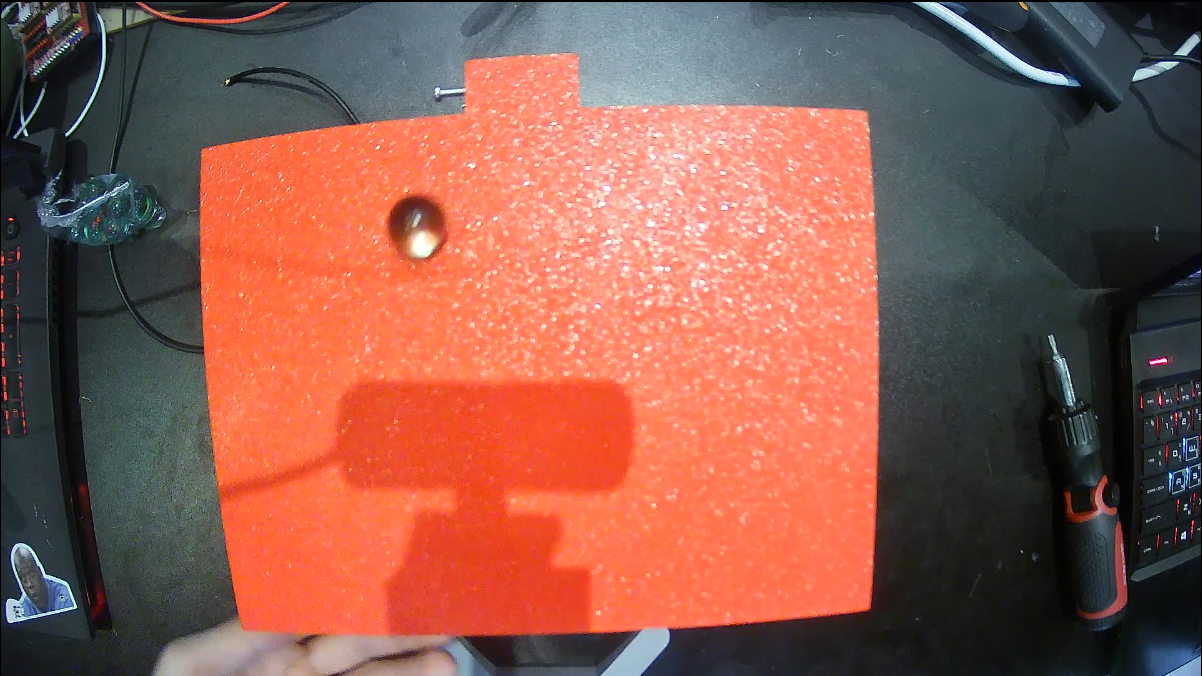
#> input picture TestData/Ball1.png, 1202 x 676 px
$ jupyter execute withPTDevelopment.ipynb
#> lines starting #> are read from the running program, lines starting #| are printed output that depends on the picture; after the words box and inside, x2 and y2 are one past the last pixel; in counts of white or black regions, pixels touching at a corner belong together
a

[cell 1]
import os
import cv2
import numpy as np
import matplotlib.pyplot as plt

[cell 2]
data_name = "Ball1.png"
data_folder = os.path.join(os.getcwd(), "TestData")
bgr = cv2.imread(os.path.join(data_folder, data_name))
#> bgr is the input picture: shape (676, 1202, 3); mean B, G, R 79.1, 90.9, 140.4
original_bgr = bgr.copy()
hsv = cv2.cvtColor(bgr, cv2.COLOR_BGR2HSV)
#> hsv: shape (676, 1202, 3); mean H, S, V 53, 105.4, 148.9
print(data_folder)
plt.imshow(hsv)

[cell 3]
lower_red1 = np.array([0, 120, 70])
upper_red1 = np.array([10, 255, 255])
lower_red2 = np.array([170, 120, 70])
upper_red2 = np.array([180, 255, 255])

mask1 = cv2.inRange(hsv, lower_red1, upper_red1)
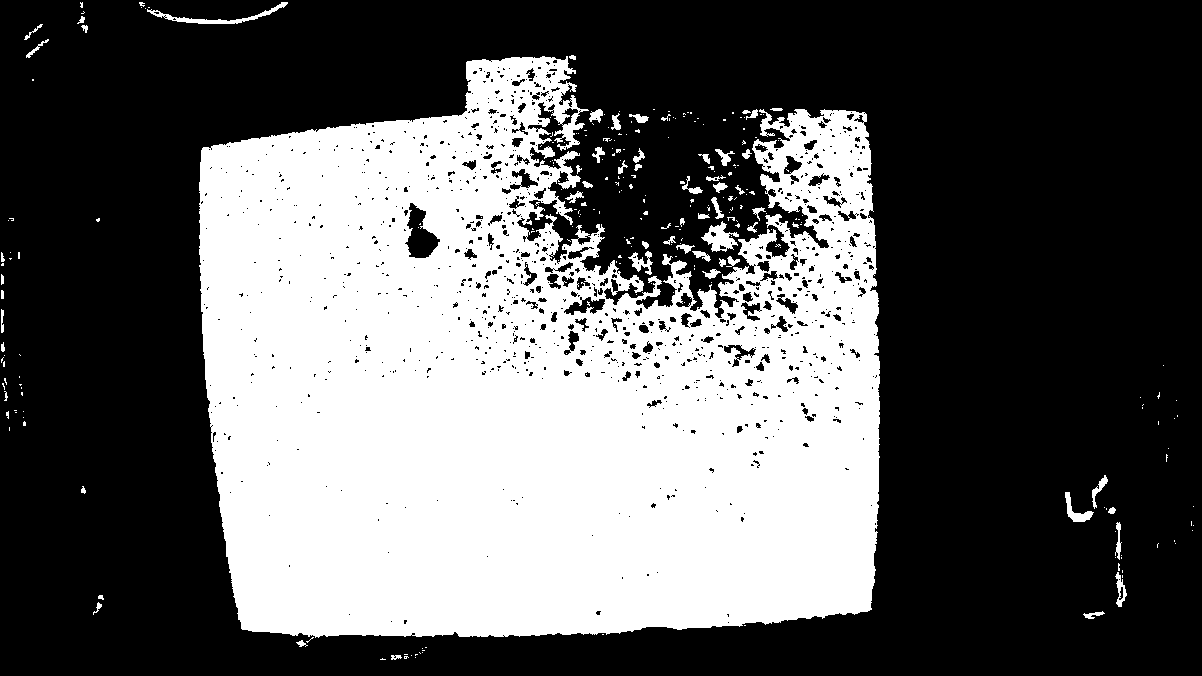
#> mask1: shape (676, 1202); 37.3% white; 280 white regions (219 under 20 px), largest, box (x1, y1, x2, y2) and area: (199, 56, 880, 638) 297548, (147, 2, 288, 24) 579, (701, 221, 739, 252) 566
mask2 = cv2.inRange(hsv, lower_red2, upper_red2)
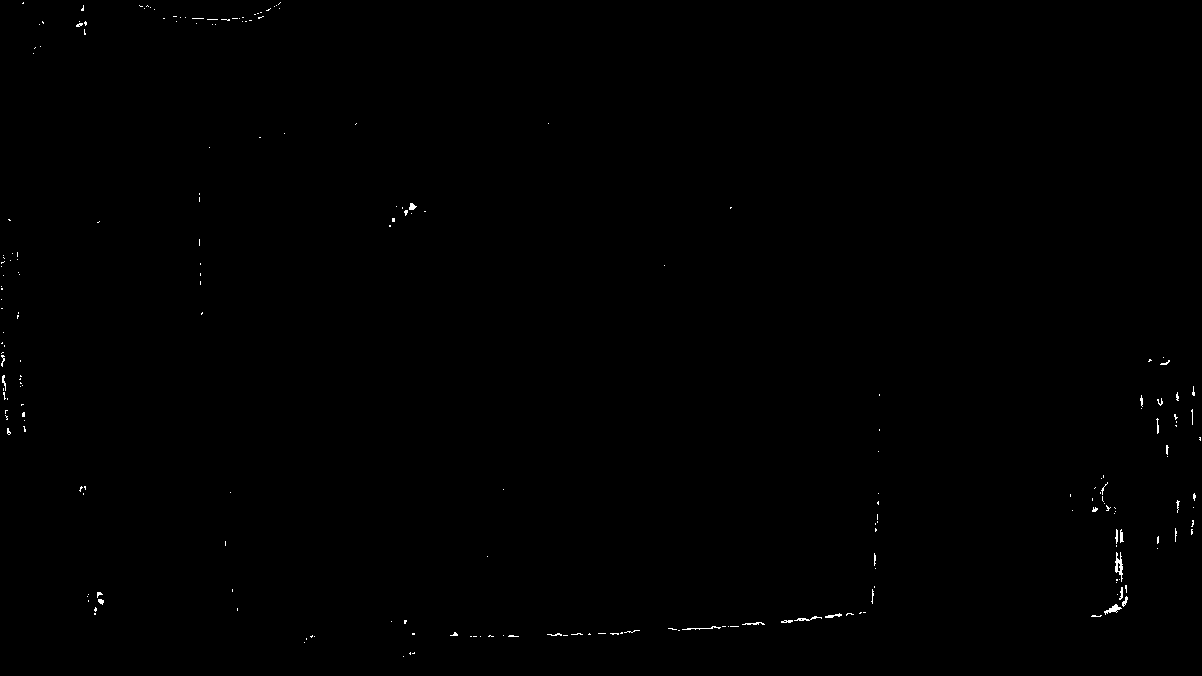
#> mask2: shape (676, 1202); 0.22% white in thin lines or dots
mask = mask1 | mask2
#> mask: shape (676, 1202); 37.6% white; 275 white regions (204 under 20 px), largest, box (x1, y1, x2, y2) and area: (199, 56, 880, 643) 298174, (1083, 522, 1128, 619) 773, (147, 2, 288, 25) 667

# --- Morphological operations to reduce noise ---
kernel = np.ones((5, 5), np.uint8)
mask = cv2.morphologyEx(mask, cv2.MORPH_OPEN, kernel)
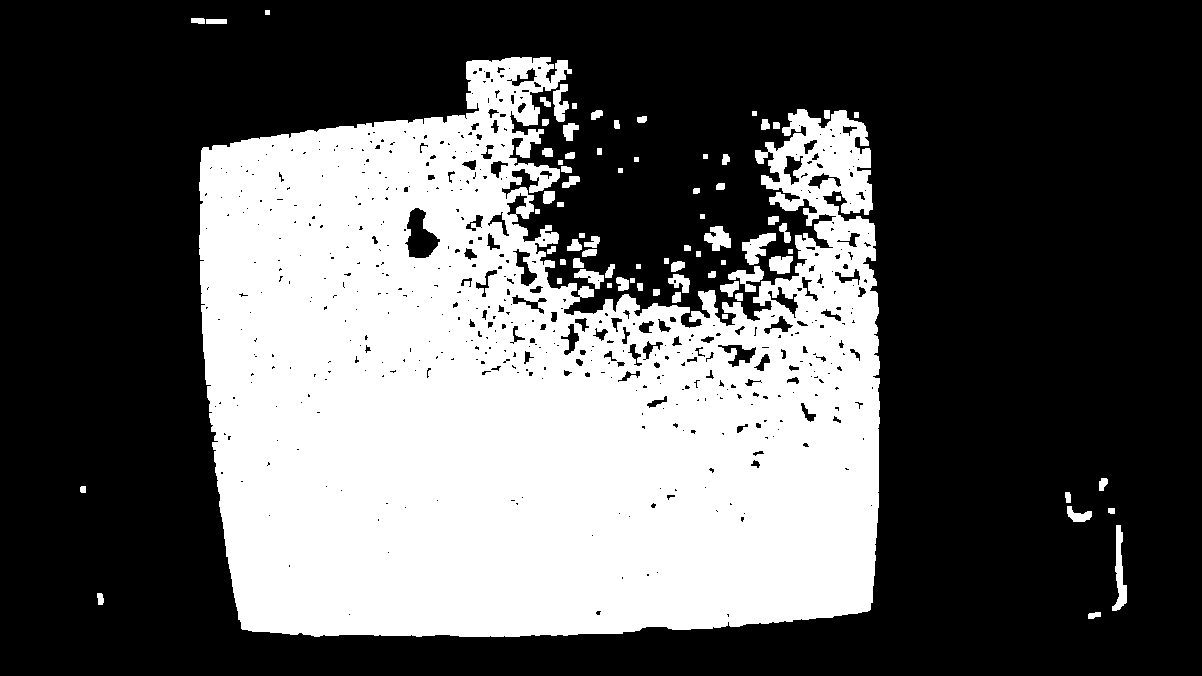
#> mask: shape (676, 1202); 36% white; 76 white regions, largest, box (x1, y1, x2, y2) and area: (199, 57, 880, 637) 285299, (1112, 525, 1127, 611) 607, (742, 233, 776, 265) 561
mask = cv2.morphologyEx(mask, cv2.MORPH_CLOSE, kernel)
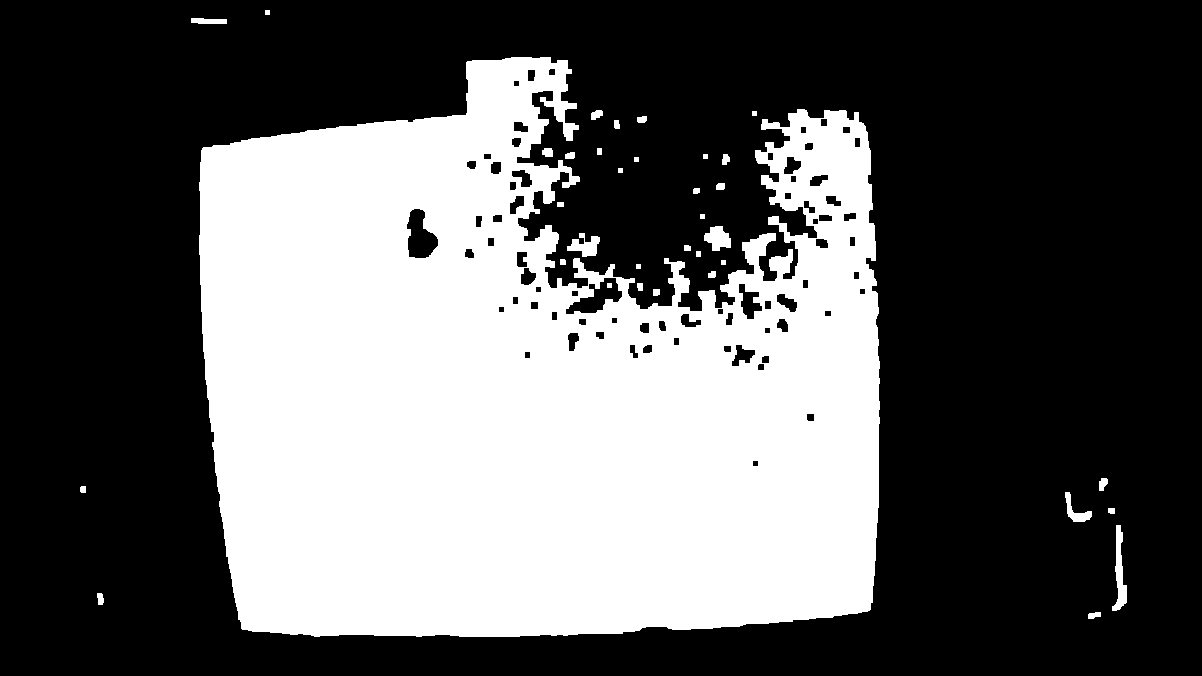
#> mask: shape (676, 1202); 37.1% white; 36 white regions

# --- Find contours in the mask ---
contours, _ = cv2.findContours(mask, cv2.RETR_EXTERNAL, cv2.CHAIN_APPROX_SIMPLE)
#> contours = 35 contours, 8 with area under 20; largest, box (x1, y1, x2, y2) and area: (199, 57, 880, 637) 302959, (1112, 525, 1127, 611) 518, (704, 226, 731, 251) 407, (567, 233, 600, 257) 366, (1065, 492, 1092, 522) 253
if len(contours) == 0:
    print("No red object detected.")
else:
    print(f"{len(contours)} contours detected")
#| 35 contours detected

[cell 4]
contours = sorted(contours, key=cv2.contourArea, reverse=True)
c = contours[0]
#> c = contour of 1129 points, box (x1, y1, x2, y2) (199, 57, 880, 637), area 302959
epsilon = 0.05 * cv2.arcLength(c, True)  # Tweak the factor 0.02 for more/less precision
#> epsilon = 227.5
approx = cv2.approxPolyDP(c, epsilon, True)
#> approx = [[202, 148], [242, 629], [870, 609], [858, 112]]
if len(approx) != 4:
    print(f"Warning: Expected 4 corners, but got {len(approx)}. "
          "You may need to adjust the approximation threshold.")

[cell 5]
import cv2
import numpy as np
import matplotlib.pyplot as plt

# --- Perspective Transformation Code ---

# Assume 'approx' and 'original_bgr' are defined from previous detection steps.
pts = approx.reshape(-1, 2)
#> pts = [[202, 148], [242, 629], [870, 609], [858, 112]]

def order_points(pts):
    # pts: array of shape (4, 2)
    # Returns: array of shape (4, 2) in the order:
    #          top-left, top-right, bottom-right, bottom-left
    rect = np.zeros((4, 2), dtype="float32")
    s = pts.sum(axis=1)
#> s = [350, 871, 1479, 970]
    diff = np.diff(pts, axis=1)
#> diff = [-54, 387, -261, -746]

    rect[0] = pts[np.argmin(s)]    # top-left
    rect[2] = pts[np.argmax(s)]     # bottom-right
    rect[1] = pts[np.argmin(diff)]  # top-right
    rect[3] = pts[np.argmax(diff)]  # bottom-left
    return rect

ordered_pts = order_points(pts)
#> ordered_pts = [[202, 148], [858, 112], [870, 609], [242, 629]]

# Define desired output dimensions for the warped image
W = 187
H = 141
dst_pts = np.array([
    [0,     0],
    [W - 1, 0],
    [W - 1, H - 1],
    [0,     H - 1]
], dtype="float32")

# Compute the perspective transform matrix and apply it
M = cv2.getPerspectiveTransform(ordered_pts, dst_pts)
#> M = [[0.29, -0.0241, -54.93], [0.0151, 0.276, -43.87], [4.24e-05, -9.29e-05, 1]]
warped = cv2.warpPerspective(original_bgr, M, (W, H))
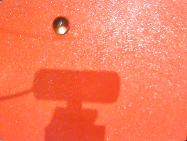
#> warped: shape (141, 187, 3); mean B, G, R 89.2, 122.3, 250.6

# Mark detected corners on the original image
for pt in pts:
    cv2.circle(original_bgr, tuple(pt), 10, (0, 255, 0), -1)
#> this loop made 4 passes
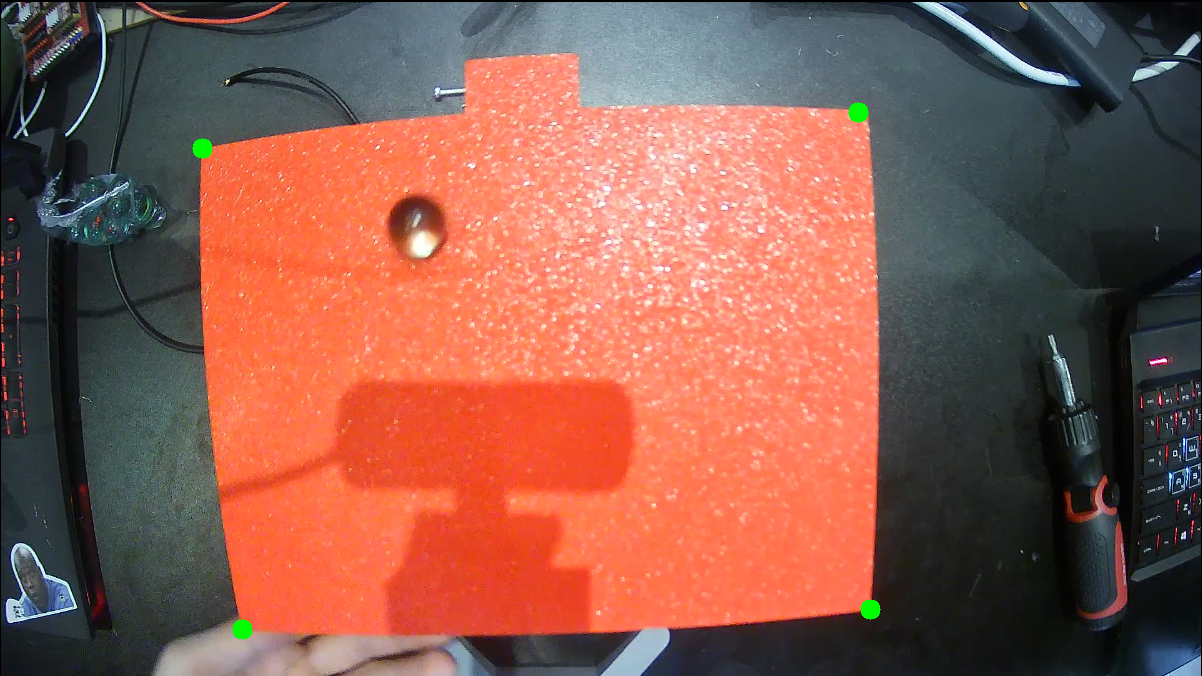
#> original_bgr: shape (676, 1202, 3); 0.16% of pixels changed, all inside (x1, y1, x2, y2) = (192, 102, 881, 640)

# Calculate the center (middle) of the warped image
center_x = W // 2
center_y = H // 2
center_point = (center_x, center_y)

# Mark the center on the warped image with a red circle
cv2.circle(warped, center_point, 2, (0, 0, 255), -1)
#> warped: shape (141, 187, 3); 0.05% of pixels changed, all inside (x1, y1, x2, y2) = (91, 68, 96, 73)

# Print the center coordinates of the warped image
print(f"Center of the warped image: {center_point}")

# --- Ball Detection Code on the Warped Image ---
# Convert warped image to grayscale and apply a blur to reduce noise.
gray = cv2.cvtColor(warped, cv2.COLOR_BGR2GRAY)
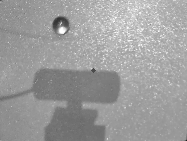
#> gray: shape (141, 187); min 30, max 254, mean 156.8
gray_blurred = cv2.medianBlur(gray, 5)
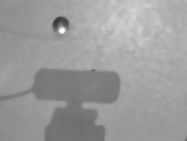
#> gray_blurred: shape (141, 187); min 55, max 252, mean 155.4

# Apply the Hough Circle Transform to detect circles (balls)
circles = cv2.HoughCircles(
    gray_blurred,
    cv2.HOUGH_GRADIENT,
    dp=1,
    minDist=20,
    param1=50,
    param2=30,
    minRadius=5,
    maxRadius=50
)
#> circles = [[60.5, 24.5, 8.2], [131.5, 29.5, 19]]

# Check if any circles were found
if circles is not None:
    circles = np.uint16(np.around(circles))
#> circles = [[60, 24, 8], [132, 30, 19]]
    # For simplicity, take the first detected circle
    ball_circle = circles[0][0]
#> ball_circle = [60, 24, 8]
    ball_center = (ball_circle[0], ball_circle[1])
#> ball_center = (60, 24)
    ball_radius = ball_circle[2]
#> ball_radius = 8

    #Find Distance From the center
    errorX = ball_center[0] - center_point[0]
#> errorX = -33
    errorY = ball_center[1] - center_point[1]
#> errorY = -46
    # Draw the detected ball on the warped image
    cv2.circle(warped, ball_center, ball_radius, (255, 0, 0), 2)   # Outer circle (blue)
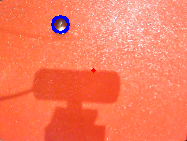
#> warped: shape (141, 187, 3); mean B, G, R 90.2, 121.6, 249.4
    cv2.circle(warped, ball_center, 1, (0, 255, 255), -1)           # Center of the ball (yellow)
#> warped: shape (141, 187, 3); 0.02% of pixels changed, all inside (x1, y1, x2, y2) = (59, 23, 62, 26)

    # Output the ball's coordinates relative to the perspective-transformed base
    print(f"Ball detected at (x, y): ({ball_center[0]},{ball_center[1]})")
#| Ball detected at (x, y): (60,24)
    print(f"\nError X: {errorX}")
#| Error X: -33
    print(f"\nError Y: {errorY}")
#| Error Y: -46
else:
    print("No ball detected in the warped image.")

# Convert images from BGR to RGB for displaying with matplotlib
original_rgb = cv2.cvtColor(original_bgr, cv2.COLOR_BGR2RGB)
warped_rgb   = cv2.cvtColor(warped, cv2.COLOR_BGR2RGB)

# Create a figure with a specified size
plt.figure(figsize=(12, 6))

# Plot the original image with detected corners
plt.subplot(1, 2, 1)
plt.imshow(original_rgb)
plt.title("Original with Detected Corners")
plt.axis('off')

# Plot the perspective-transformed (flattened) image with ball and center marked
plt.subplot(1, 2, 2)
plt.imshow(warped_rgb)
plt.title("Perspective-Transformed (Flattened)")
plt.axis('off')

$ run again, with OldBallViid/Base.png copied over TestData/Ball1.png
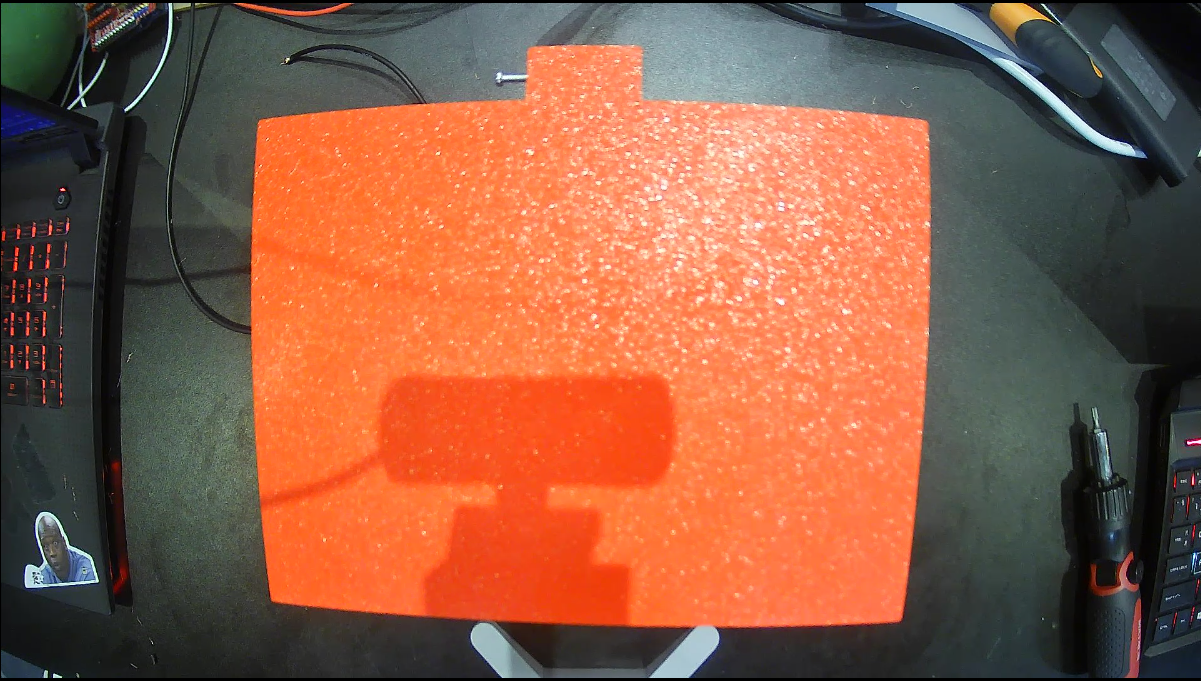
#> input picture OldBallViid/Base.png, 1201 x 681 px
#> bgr is the input picture: shape (681, 1201, 3); mean B, G, R 69.7, 92.2, 142.7
#> hsv: shape (681, 1201, 3); mean H, S, V 47.1, 105.7, 149.2
#> `mask1 = cv2.inRange(hsv, lower_red1, upper_red1)`:
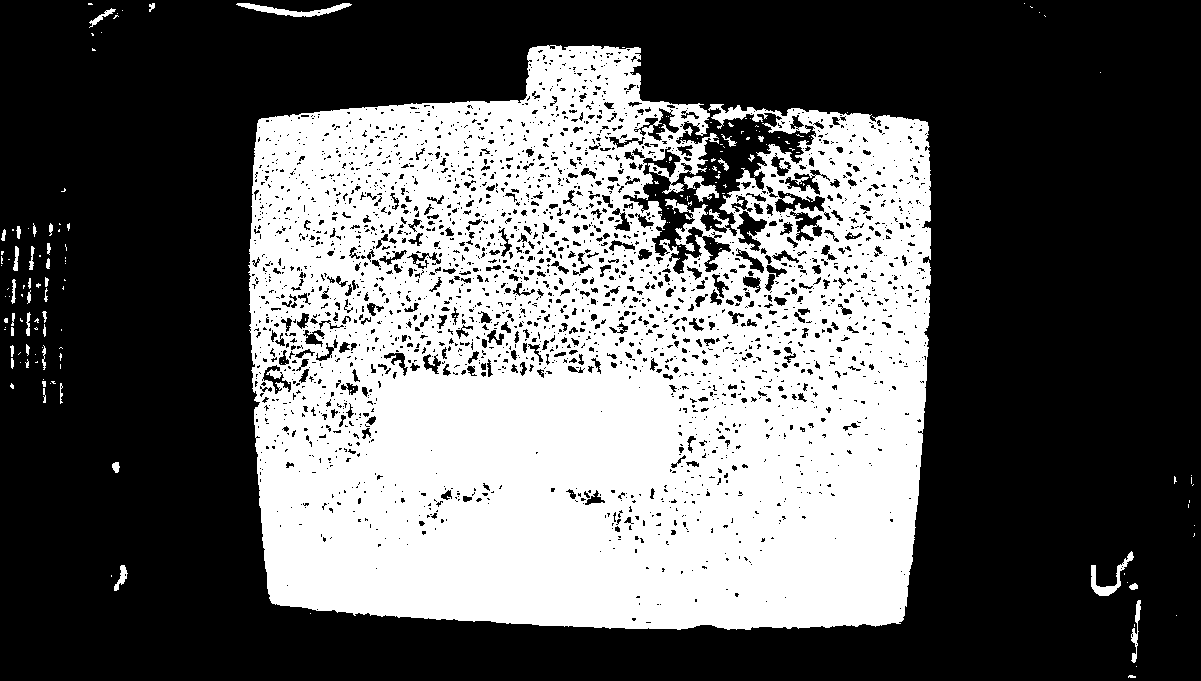
#> mask1: shape (681, 1201); 38.1% white; 197 white regions (157 under 20 px), largest, box (x1, y1, x2, y2) and area: (248, 45, 931, 630) 307800, (236, 3, 352, 17) 595, (1091, 551, 1134, 596) 478
#> mask2: shape (681, 1201); 0.14% white in thin lines or dots
#> contours = 24 contours, 4 with area under 20; largest, box (x1, y1, x2, y2) and area: (250, 46, 931, 630) 325810, (685, 143, 715, 198) 540, (245, 3, 315, 17) 314, (711, 104, 754, 121) 279, (1130, 628, 1138, 678) 264
#| 24 contours detected
#> c = contour of 1281 points, box (x1, y1, x2, y2) (250, 46, 931, 630), area 325810
#> epsilon = 251.6
#> approx = [[258, 120], [272, 603], [900, 623], [927, 122]]
#> s = [378, 875, 1523, 1049]
#> diff = [-138, 331, -277, -805]
#> ordered_pts = [[258, 120], [927, 122], [900, 623], [272, 603]]
#> M = [[0.289, -0.00839, -73.63], [-0.000815, 0.273, -32.51], [6.02e-05, -0.000126, 1]]
#> the loop `for pt in pts:` made 4 passes
#> `gray_blurred = cv2.medianBlur(gray, 5)`:
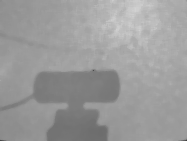
#> gray_blurred: shape (141, 187); min 64, max 210, mean 155
#> circles = None
